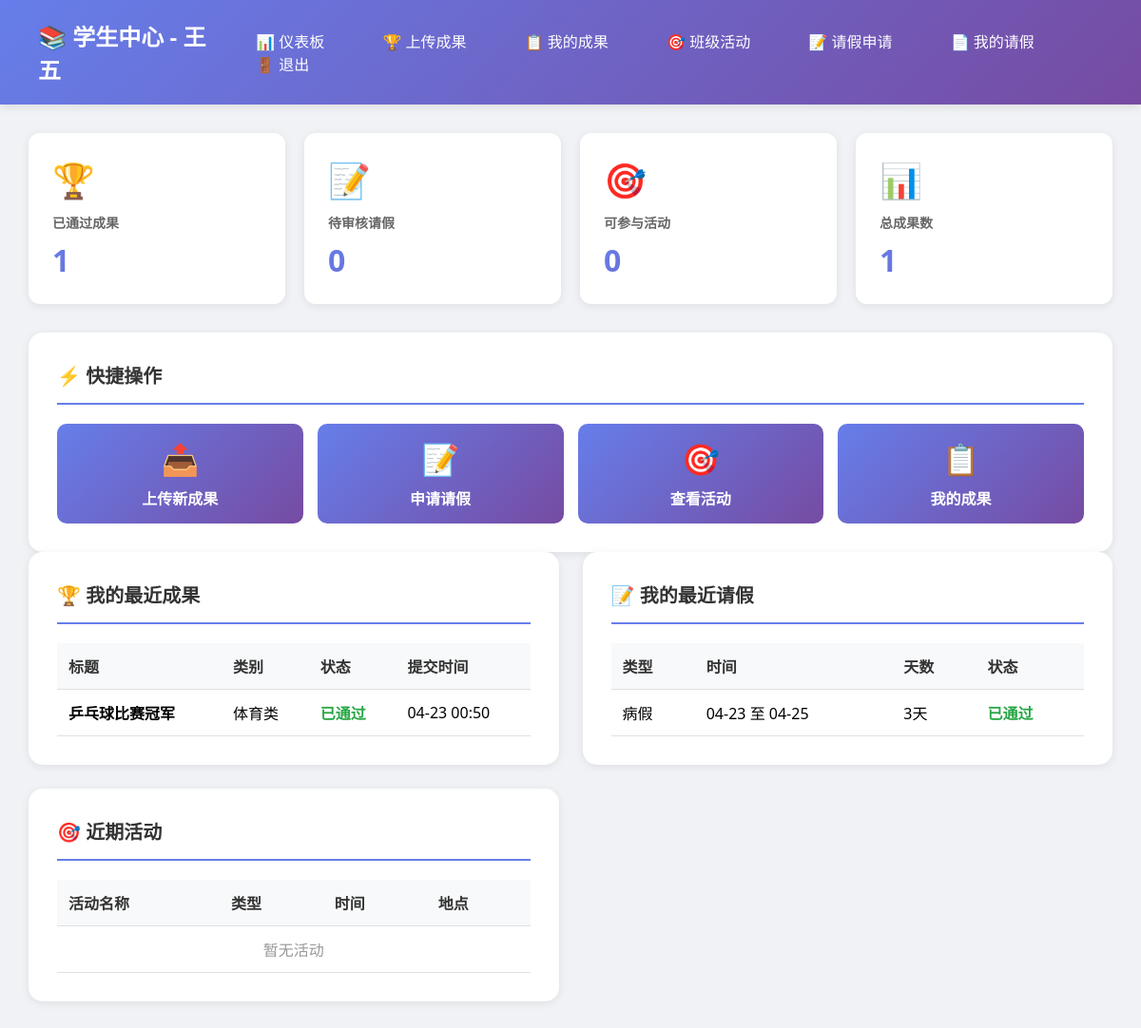
The page /student/dashboard (signed in) on the database its author committed.
### models.py (models this page shows, shortened)
class User(UserMixin, db.Model):
    __tablename__ = 'users'
    id = db.Column(db.Integer, primary_key=True)
    username = db.Column(db.String(80), unique=True, nullable=False)
    real_name = db.Column(db.String(80), nullable=False)
    student_id = db.Column(db.String(20), unique=True, nullable=False)
    phone = db.Column(db.String(20), nullable=False)
    email = db.Column(db.String(120), nullable=False)
    password_hash = db.Column(db.String(256), nullable=False)
    role = db.Column(db.String(20), default='student')
    status = db.Column(db.String(20), default='pending')
    class_id = db.Column(db.Integer, db.ForeignKey('classes.id'), nullable=True)
    created_at = db.Column(db.DateTime, default=datetime.utcnow)
    monitor_application = db.Column(db.String(20), default='none')
    leaves = db.relationship('Leave', backref='student', lazy=True, foreign_keys='Leave.student_id')
    reviewed_leaves = db.relationship('Leave', backref='reviewer', lazy=True, foreign_keys='Leave.reviewed_by')
    achievements = db.relationship('Achievement', backref='submitter', lazy=True, foreign_keys='Achievement.submitter_id')
    reviewed_achievements = db.relationship('Achievement', backref='reviewer', lazy=True, foreign_keys='Achievement.reviewed_by')
    activity_registrations = db.relationship('ActivityRegistration', backref='student', lazy=True)
    created_activities = db.relationship('Activity', backref='creator', lazy=True, foreign_keys='Activity.created_by')
    check_in_records = db.relationship('CheckInRecord', backref='student', lazy=True)

class Achievement(db.Model):
    __tablename__ = 'achievements'
    id = db.Column(db.Integer, primary_key=True)
    title = db.Column(db.String(200), nullable=False)
    category = db.Column(db.String(50), nullable=False)
    description = db.Column(db.Text)
    submitter_id = db.Column(db.Integer, db.ForeignKey('users.id'), nullable=False)
    submitter_name = db.Column(db.String(80), nullable=False)
    attachment_path = db.Column(db.String(200))
    status = db.Column(db.String(20), default='pending')
    review_comment = db.Column(db.Text)
    submitted_at = db.Column(db.DateTime, default=datetime.utcnow)
    reviewed_at = db.Column(db.DateTime)
    reviewed_by = db.Column(db.Integer, db.ForeignKey('users.id'))
    is_public = db.Column(db.Boolean, default=False)
    @property
    def category_name(self):
        categories = {
            'academic': '学术类',
            'sports': '体育类',
            'art': '艺术类',
            'competition': '竞赛类',
            'other': '其他'
        }
        return categories.get(self.category, '其他')

class Leave(db.Model):
    __tablename__ = 'leaves'
    id = db.Column(db.Integer, primary_key=True)
    student_id = db.Column(db.Integer, db.ForeignKey('users.id'), nullable=False)
    leave_type = db.Column(db.String(20), nullable=False)
    start_date = db.Column(db.Date, nullable=False)
    end_date = db.Column(db.Date, nullable=False)
    reason = db.Column(db.Text, nullable=False)
    attachment_path = db.Column(db.String(200))
    status = db.Column(db.String(20), default='pending')
    review_comment = db.Column(db.Text)
    applied_at = db.Column(db.DateTime, default=datetime.utcnow)
    reviewed_at = db.Column(db.DateTime)
    reviewed_by = db.Column(db.Integer, db.ForeignKey('users.id'))
    @property
    def days(self):
        return (self.end_date - self.start_date).days + 1

### app.py (the view)
@app.route('/student/dashboard')
@login_required
@approved_student_required
def student_dashboard():
    my_achievements = Achievement.query.filter_by(submitter_id=current_user.id).order_by(Achievement.submitted_at.desc()).limit(5).all()
    my_leaves = Leave.query.filter_by(student_id=current_user.id).order_by(Leave.applied_at.desc()).limit(5).all()
    class_id = current_user.class_id
    if class_id:
        activities = Activity.query.filter(
            db.or_(
                Activity.activity_type == 'school',
                db.and_(Activity.activity_type == 'class', Activity.class_id == class_id)
            ),
            Activity.status == 'open'
        ).order_by(Activity.start_time.asc()).limit(5).all()
    else:
        activities = Activity.query.filter(
            Activity.activity_type == 'school',
            Activity.status == 'open'
        ).order_by(Activity.start_time.asc()).limit(5).all()
    my_approved_achievements = Achievement.query.filter_by(submitter_id=current_user.id, status='approved').count()
    my_pending_leaves = Leave.query.filter_by(student_id=current_user.id, status='pending').count()
    return render_template('student/dashboard.html',
                         my_achievements=my_achievements,
                         my_leaves=my_leaves,
                         activities=activities,
                         my_approved_achievements=my_approved_achievements,
                         my_pending_leaves=my_pending_leaves)

### app.py (called while the page is built)
@login_manager.user_loader
def load_user(user_id):
    return db.session.get(User, int(user_id))

@app.context_processor
def utility_processor():
    return {
        'now': datetime.now,
        'len': len
    }

### templates/student/dashboard.html (shortened to what this page needs)
<!DOCTYPE html>
<html lang="zh-CN">
<head>
</head>
<body>
    <div class="navbar">
        <h1>📚 学生中心 - {{ current_user.real_name }}</h1>
        <div class="nav-links">
            <a href="{{ url_for('student_dashboard') }}">📊 仪表板</a>
            <a href="{{ url_for('upload_achievement') }}">🏆 上传成果</a>
            <a href="{{ url_for('my_achievements') }}">📋 我的成果</a>
            <a href="{{ url_for('activities') }}">🎯 班级活动</a>
            <a href="{{ url_for('leave_apply') }}">📝 请假申请</a>
            <a href="{{ url_for('my_leaves') }}">📄 我的请假</a>
            <a href="{{ url_for('logout') }}">🚪 退出</a>
        </div>
    </div>
    <div class="container">
        <div class="stats-grid">
            <div class="stat-card">
                <div class="icon">🏆</div>
                <h3>已通过成果</h3>
                <div class="value">{{ my_approved_achievements }}</div>
            </div>
            <div class="stat-card">
                <div class="icon">📝</div>
                <h3>待审核请假</h3>
                <div class="value">{{ my_pending_leaves }}</div>
            </div>
            <div class="stat-card">
                <div class="icon">🎯</div>
                <h3>可参与活动</h3>
                <div class="value">{{ activities|length }}</div>
            </div>
            <div class="stat-card">
                <div class="icon">📊</div>
                <h3>总成果数</h3>
                <div class="value">{{ my_achievements|length }}</div>
            </div>
        </div>
        <div class="card">
            <h2>⚡ 快捷操作</h2>
            <div class="quick-actions">
                <a href="{{ url_for('upload_achievement') }}" class="action-btn">
                    <div style="font-size: 32px; margin-bottom: 8px;">📤</div>
                    <div>上传新成果</div>
                </a>
                <a href="{{ url_for('leave_apply') }}" class="action-btn">
                    <div style="font-size: 32px; margin-bottom: 8px;">📝</div>
                    <div>申请请假</div>
                </a>
                <a href="{{ url_for('activities') }}" class="action-btn">
                    <div style="font-size: 32px; margin-bottom: 8px;">🎯</div>
                    <div>查看活动</div>
                </a>
                <a href="{{ url_for('my_achievements') }}" class="action-btn">
                    <div style="font-size: 32px; margin-bottom: 8px;">📋</div>
                    <div>我的成果</div>
                </a>
            </div>
        </div>
        <div class="grid">
            <div class="card">
                <h2>🏆 我的最近成果</h2>
                <table>
                    <thead>
                        <tr>
                            <th>标题</th>
                            <th>类别</th>
                            <th>状态</th>
                            <th>提交时间</th>
                        </tr>
                    </thead>
                    <tbody>
                        {% for ach in my_achievements %}
                        <tr>
                            <td><strong>{{ ach.title }}</strong></td>
                            <td>{{ ach.category_name }}</td>
                            <td class="status-{{ ach.status }}">
                                {{ '待审核' if ach.status == 'pending' else ('已通过' if ach.status == 'approved' else '已拒绝') }}
                            </td>
                            <td>{{ ach.submitted_at.strftime('%m-%d %H:%M') }}</td>
                        </tr>
                        {% else %}
                        <tr>
                            <td colspan="4" style="text-align:center; color:#999;">暂无成果，点击上方快捷操作上传</td>
                        </tr>
                        {% endfor %}
                    </tbody>
                </table>
            </div>
            <div class="card">
                <h2>📝 我的最近请假</h2>
                <table>
                    <thead>
                        <tr>
                            <th>类型</th>
                            <th>时间</th>
                            <th>天数</th>
                            <th>状态</th>
                        </tr>
                    </thead>
                    <tbody>
                        {% for leave in my_leaves %}
                        <tr>
                            <td>{{ leave.leave_type }}</td>
                            <td>{{ leave.start_date.strftime('%m-%d') }} 至 {{ leave.end_date.strftime('%m-%d') }}</td>
                            <td>{{ leave.days }}天</td>
                            <td class="status-{{ leave.status }}">
                                {{ '待审核' if leave.status == 'pending' else ('已通过' if leave.status == 'approved' else '已拒绝') }}
                            </td>
                        </tr>
                        {% else %}
                        <tr>
                            <td colspan="4" style="text-align:center; color:#999;">暂无请假记录</td>
                        </tr>
                        {% endfor %}
                    </tbody>
                </table>
            </div>
            <div class="card">
                <h2>🎯 近期活动</h2>
                <table>
                    <thead>
                        <tr>
                            <th>活动名称</th>
                            <th>类型</th>
                            <th>时间</th>
                            <th>地点</th>
                        </tr>
                    </thead>
                    <tbody>
                        {% for activity in activities %}
                        <tr>
                            <td><strong>{{ activity.title }}</strong></td>
                            <td>
                                <span style="padding: 4px 10px; border-radius: 12px; font-size: 12px; background: {{ '#ffc107' if activity.activity_type == 'school' else '#17a2b8' }}; color: white;">
                                    {{ activity.activity_type_name }}
                                </span>
                            </td>
                            <td>{{ activity.start_time.strftime('%m-%d %H:%M') }}</td>
                            <td>{{ activity.location or '未定' }}</td>
                        </tr>
                        {% else %}
                        <tr>
                            <td colspan="4" style="text-align:center; color:#999;">暂无活动</td>
                        </tr>
                        {% endfor %}
                    </tbody>
                </table>
            </div>
        </div>
    </div>
</body>
</html>

### templates/student/dashboard.html (style rules this page uses)
* { margin: 0; padding: 0; box-sizing: border-box; }
body { font-family: 'Segoe UI', Tahoma, Geneva, Verdana, sans-serif; background: #f0f2f5; }
.navbar { background: linear-gradient(135deg, #667eea 0%, #764ba2 100%); color: white; padding: 20px 40px; display: flex; justify-content: space-between; align-items: center; box-shadow: 0 2px 10px rgba(0,0,0,0.1); }
.navbar h1 { font-size: 24px; font-weight: 600; }
.nav-links a { color: white; text-decoration: none; margin-left: 25px; padding: 8px 16px; border-radius: 6px; transition: background 0.3s; }
.container { max-width: 1400px; margin: 30px auto; padding: 0 30px; }
.stats-grid { display: grid; grid-template-columns: repeat(auto-fit, minmax(200px, 1fr)); gap: 20px; margin-bottom: 30px; }
.stat-card { background: white; padding: 25px; border-radius: 12px; box-shadow: 0 2px 10px rgba(0,0,0,0.08); transition: transform 0.3s, box-shadow 0.3s; }
.stat-card .icon { font-size: 36px; margin-bottom: 10px; }
.stat-card h3 { color: #666; font-size: 14px; margin-bottom: 8px; }
.stat-card .value { font-size: 32px; font-weight: bold; background: linear-gradient(135deg, #667eea 0%, #764ba2 100%); -webkit-background-clip: text; -webkit-text-fill-color: transparent; }
.grid { display: grid; grid-template-columns: repeat(auto-fit, minmax(400px, 1fr)); gap: 25px; }
.card { background: white; padding: 30px; border-radius: 15px; box-shadow: 0 2px 10px rgba(0,0,0,0.08); transition: transform 0.3s; }
.card h2 { margin-bottom: 20px; color: #333; font-size: 20px; padding-bottom: 15px; border-bottom: 2px solid #667eea; }
table { width: 100%; border-collapse: collapse; }
th, td { padding: 12px; text-align: left; border-bottom: 1px solid #e0e0e0; }
th { background: #f8f9fa; font-weight: 600; color: #333; }
.status-approved { color: #28a745; font-weight: 600; }
.quick-actions { display: grid; grid-template-columns: repeat(auto-fit, minmax(150px, 1fr)); gap: 15px; margin-top: 20px; }
.action-btn { padding: 15px 20px; background: linear-gradient(135deg, #667eea 0%, #764ba2 100%); color: white; text-decoration: none; border-radius: 10px; text-align: center; transition: all 0.3s; font-weight: 600; }

### rows shown on the page
User: real_name "王五"
Achievement: title "乒乓球比赛冠军", category_name "体育类", status "已通过", submitted_at "04-23 00:50"
Leave: leave_type "病假", start_date "04-23", end_date "04-25", days "3", status "已通过"

### other values the page prints
{{ my_approved_achievements }} "1"
{{ my_pending_leaves }} "0"
{{ activities|length }} "0"
{{ my_achievements|length }} "1"
